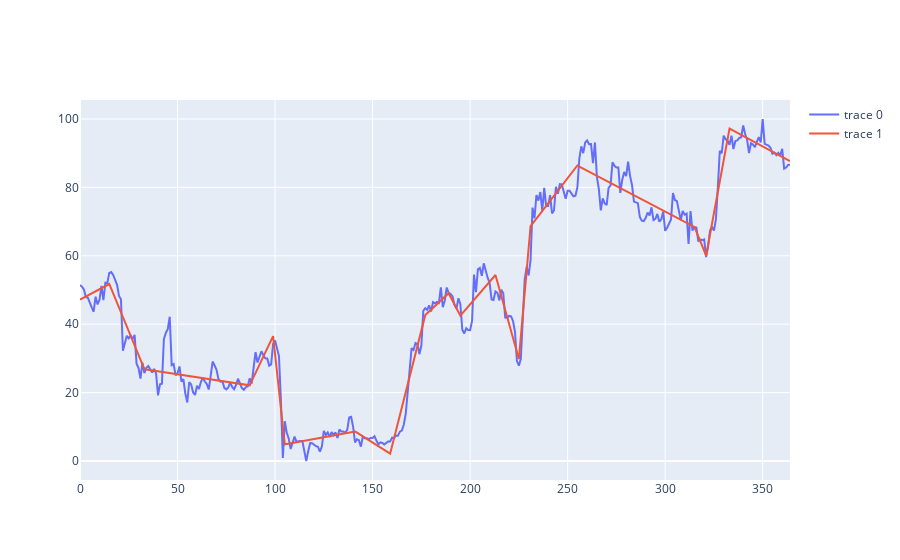

The code cell stored with this chart in its notebook:
### Code cell
query = 'SELECT * FROM btcusdt ORDER BY timestamp ASC'
res = execute_query(connection,query)
df_btc = pd.DataFrame(res,columns=['timestamp', 'open','high', 'low','close','volume'])
df_btc = df_btc.drop_duplicates()
df_btc['timestamp'] = pd.to_datetime(df_btc['timestamp'], unit='ms')

df_btc = df_btc[df_btc['timestamp'] <= start_pump]
day_df_btc = (df_btc.resample('D', on='timestamp').agg({'open': 'first', 'high': 'max', 'low': 'min', 'close': 'last','volume': 'mean'}))
day_df_btc['timestamp'] = day_df_btc.index

alt_vs_btc = pd.DataFrame({'alt': day_df['close'].iloc[-num_idx:], 'btc': day_df_btc['close'].iloc[-num_idx:]})
df_corr = alt_vs_btc.corr()
coef_corr = df_corr['alt']['btc']

model_btc = Earth()
scaler_btc = preprocessing.MinMaxScaler(feature_range=(0,100))
scaled_price_btc = scaler_btc.fit_transform(day_df_btc['close'].iloc[-num_idx:].values.reshape(-1,1))

arr_x = np.arange(num_idx)
model_btc.fit(arr_x,scaled_price_btc.flatten())

y_pred_btc = model_btc.predict(arr_x)
basis_node_btc = get_node_mars(model_btc)
last_node_btc = int(basis_node_btc[-1])
last_slope_btc = (y_pred_btc[-1] - y_pred_btc[last_node_btc])/(arr_x[-1] - arr_x[last_node_btc])

fig = go.Figure()
# fig.add_trace(go.Scatter(x=day_df['timestamp'].iloc[-365:],y=scaled_price.flatten()))
# fig.add_trace(go.Scatter(x=day_df['timestamp'].iloc[-365:],y=y_pred,mode='lines'))

fig.add_trace(go.Scatter(x=np.arange(365),y=scaled_price_btc.flatten()))
fig.add_trace(go.Scatter(x=np.arange(365),y=y_pred_btc,mode='lines'))

fig.show()

print(last_slope_btc)

### Figure 1 — Plotly figure (JSON) as saved in the notebook; plotly's stock layout.template omitted (floating-point values rounded to 4 significant figures; data arrays with more than 128 entries replaced by an {"elided": "..."} marker saying what was removed)
{"data": [{"type": "scatter", "x": {"elided": "365 int values"}, "y": {"elided": "365 float values"}}, {"mode": "lines", "type": "scatter", "x": {"elided": "365 int values"}, "y": {"elided": "365 float values"}}], "layout": {}}
